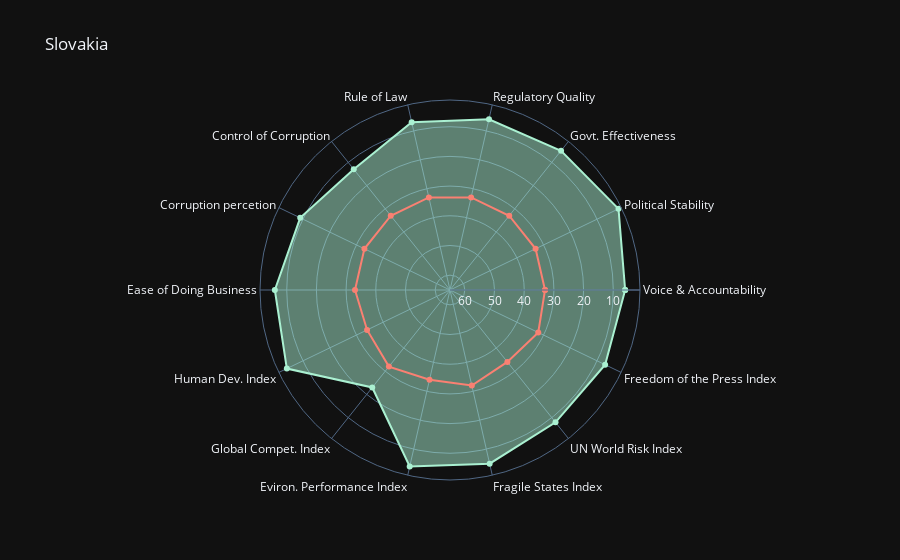
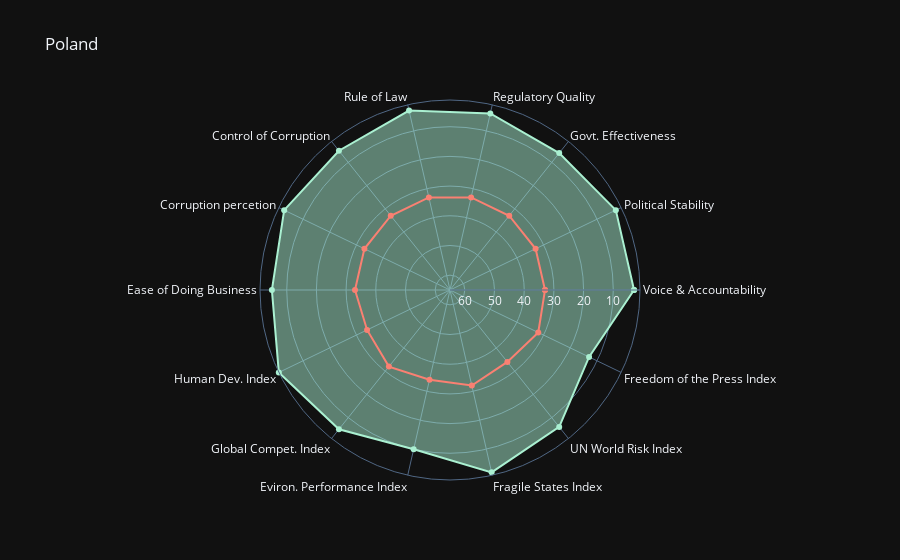
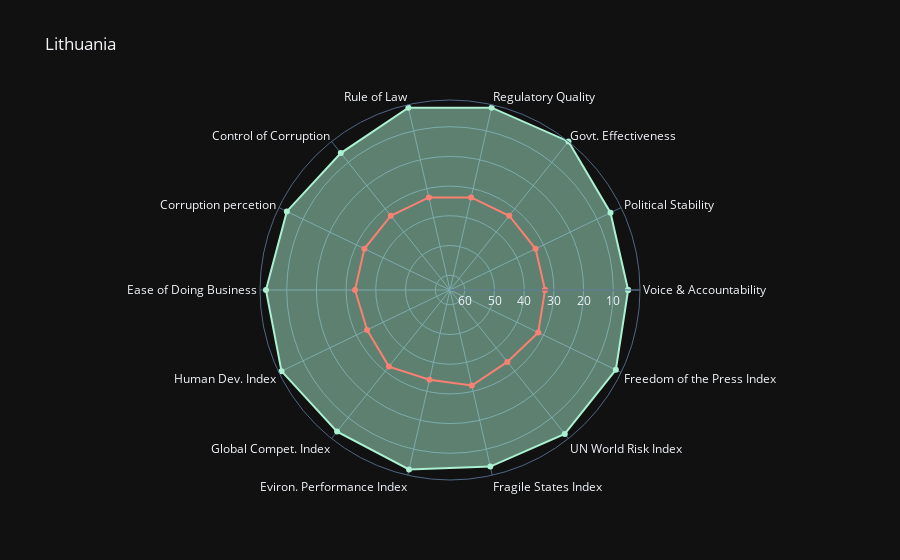
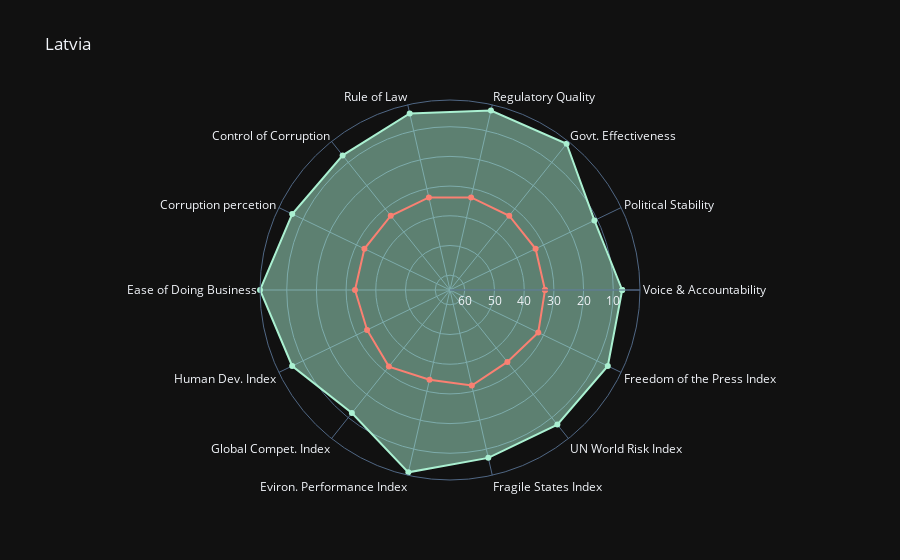

Notebook cell for these charts, in order:
### Markdown cell above
А теперь давайте построим самостоятельно графики для всех наших стран.

### Code cell
for country in df['Country']:
    trace0 = go.Scatterpolar(
          r = df[df['Country'] == country].loc[:,"Voice & Accountability":].values[0], # данные на шкалы 
          theta = col_names, # подписи шкал
          fill = 'toself', # заливка
          name = 'Slovakia',
          marker = dict(color = '#aaf0d1')
        )

    trace_median= go.Scatterpolar(
          r = df.loc[:,"Voice & Accountability":].median().values,
          theta = col_names,
          fill = 'none',
          name = 'Median',
          marker = dict(color = '#fa8072')
        )

    layout = go.Layout(
        title = country,
        template="plotly_dark",
        polar = dict(
        radialaxis = dict(
          visible = True,
          range = [65, 1]
        )
      ),
      showlegend = False
    )
    fig = go.Figure(data=[trace0, trace_median], layout=layout)
    fig.show()

### Figure 1 — Plotly figure (JSON) as saved in the notebook; plotly's stock layout.template omitted (floating-point values rounded to 4 significant figures)
{"data": [{"fill": "toself", "marker": {"color": "#aaf0d1"}, "name": "Slovakia", "r": [6, 2, 5, 6, 7, 13, 9, 6, 4, 23, 4, 5, 8, 7, 6], "theta": ["Voice & Accountability", "Political Stability", "Govt. Effectiveness", "Regulatory Quality", "Rule of Law", "Control of Corruption", "Corruption percetion", "Ease of Doing Business", "Human Dev. Index", "Global Compet. Index", "Eviron. Performance Index", "Fragile States Index", "UN World Risk Index", "Freedom of the Press Index", "Voice & Accountability"], "type": "scatterpolar"}, {"fill": "none", "marker": {"color": "#fa8072"}, "name": "Median", "r": [33, 33, 33, 33, 33, 33, 33, 33, 34, 32, 34, 32, 34, 32, 33], "theta": ["Voice & Accountability", "Political Stability", "Govt. Effectiveness", "Regulatory Quality", "Rule of Law", "Control of Corruption", "Corruption percetion", "Ease of Doing Business", "Human Dev. Index", "Global Compet. Index", "Eviron. Performance Index", "Fragile States Index", "UN World Risk Index", "Freedom of the Press Index", "Voice & Accountability"], "type": "scatterpolar"}], "layout": {"polar": {"radialaxis": {"range": [65, 1], "visible": true}}, "showlegend": false, "title": {"text": "Slovakia"}}}

### Figure 2 — Plotly figure (JSON) as saved in the notebook; plotly's stock layout.template omitted (floating-point values rounded to 4 significant figures)
{"data": [{"fill": "toself", "marker": {"color": "#aaf0d1"}, "name": "Slovakia", "r": [3, 3, 6, 4, 3, 5, 3, 5, 1, 5, 10, 2, 6, 13, 3], "theta": ["Voice & Accountability", "Political Stability", "Govt. Effectiveness", "Regulatory Quality", "Rule of Law", "Control of Corruption", "Corruption percetion", "Ease of Doing Business", "Human Dev. Index", "Global Compet. Index", "Eviron. Performance Index", "Fragile States Index", "UN World Risk Index", "Freedom of the Press Index", "Voice & Accountability"], "type": "scatterpolar"}, {"fill": "none", "marker": {"color": "#fa8072"}, "name": "Median", "r": [33, 33, 33, 33, 33, 33, 33, 33, 34, 32, 34, 32, 34, 32, 33], "theta": ["Voice & Accountability", "Political Stability", "Govt. Effectiveness", "Regulatory Quality", "Rule of Law", "Control of Corruption", "Corruption percetion", "Ease of Doing Business", "Human Dev. Index", "Global Compet. Index", "Eviron. Performance Index", "Fragile States Index", "UN World Risk Index", "Freedom of the Press Index", "Voice & Accountability"], "type": "scatterpolar"}], "layout": {"polar": {"radialaxis": {"range": [65, 1], "visible": true}}, "showlegend": false, "title": {"text": "Poland"}}}

### Figure 3 — Plotly figure (JSON) as saved in the notebook; plotly's stock layout.template omitted (floating-point values rounded to 4 significant figures)
{"data": [{"fill": "toself", "marker": {"color": "#aaf0d1"}, "name": "Slovakia", "r": [5, 5, 1, 2, 2, 6, 4, 3, 2, 4, 3, 4, 3, 3, 5], "theta": ["Voice & Accountability", "Political Stability", "Govt. Effectiveness", "Regulatory Quality", "Rule of Law", "Control of Corruption", "Corruption percetion", "Ease of Doing Business", "Human Dev. Index", "Global Compet. Index", "Eviron. Performance Index", "Fragile States Index", "UN World Risk Index", "Freedom of the Press Index", "Voice & Accountability"], "type": "scatterpolar"}, {"fill": "none", "marker": {"color": "#fa8072"}, "name": "Median", "r": [33, 33, 33, 33, 33, 33, 33, 33, 34, 32, 34, 32, 34, 32, 33], "theta": ["Voice & Accountability", "Political Stability", "Govt. Effectiveness", "Regulatory Quality", "Rule of Law", "Control of Corruption", "Corruption percetion", "Ease of Doing Business", "Human Dev. Index", "Global Compet. Index", "Eviron. Performance Index", "Fragile States Index", "UN World Risk Index", "Freedom of the Press Index", "Voice & Accountability"], "type": "scatterpolar"}], "layout": {"polar": {"radialaxis": {"range": [65, 1], "visible": true}}, "showlegend": false, "title": {"text": "Lithuania"}}}

### Figure 4 — Plotly figure (JSON) as saved in the notebook; plotly's stock layout.template omitted (floating-point values rounded to 4 significant figures)
{"data": [{"fill": "toself", "marker": {"color": "#aaf0d1"}, "name": "Slovakia", "r": [7, 11, 2, 3, 4, 7, 6, 1, 6, 12, 2, 7, 7, 6, 7], "theta": ["Voice & Accountability", "Political Stability", "Govt. Effectiveness", "Regulatory Quality", "Rule of Law", "Control of Corruption", "Corruption percetion", "Ease of Doing Business", "Human Dev. Index", "Global Compet. Index", "Eviron. Performance Index", "Fragile States Index", "UN World Risk Index", "Freedom of the Press Index", "Voice & Accountability"], "type": "scatterpolar"}, {"fill": "none", "marker": {"color": "#fa8072"}, "name": "Median", "r": [33, 33, 33, 33, 33, 33, 33, 33, 34, 32, 34, 32, 34, 32, 33], "theta": ["Voice & Accountability", "Political Stability", "Govt. Effectiveness", "Regulatory Quality", "Rule of Law", "Control of Corruption", "Corruption percetion", "Ease of Doing Business", "Human Dev. Index", "Global Compet. Index", "Eviron. Performance Index", "Fragile States Index", "UN World Risk Index", "Freedom of the Press Index", "Voice & Accountability"], "type": "scatterpolar"}], "layout": {"polar": {"radialaxis": {"range": [65, 1], "visible": true}}, "showlegend": false, "title": {"text": "Latvia"}}}
